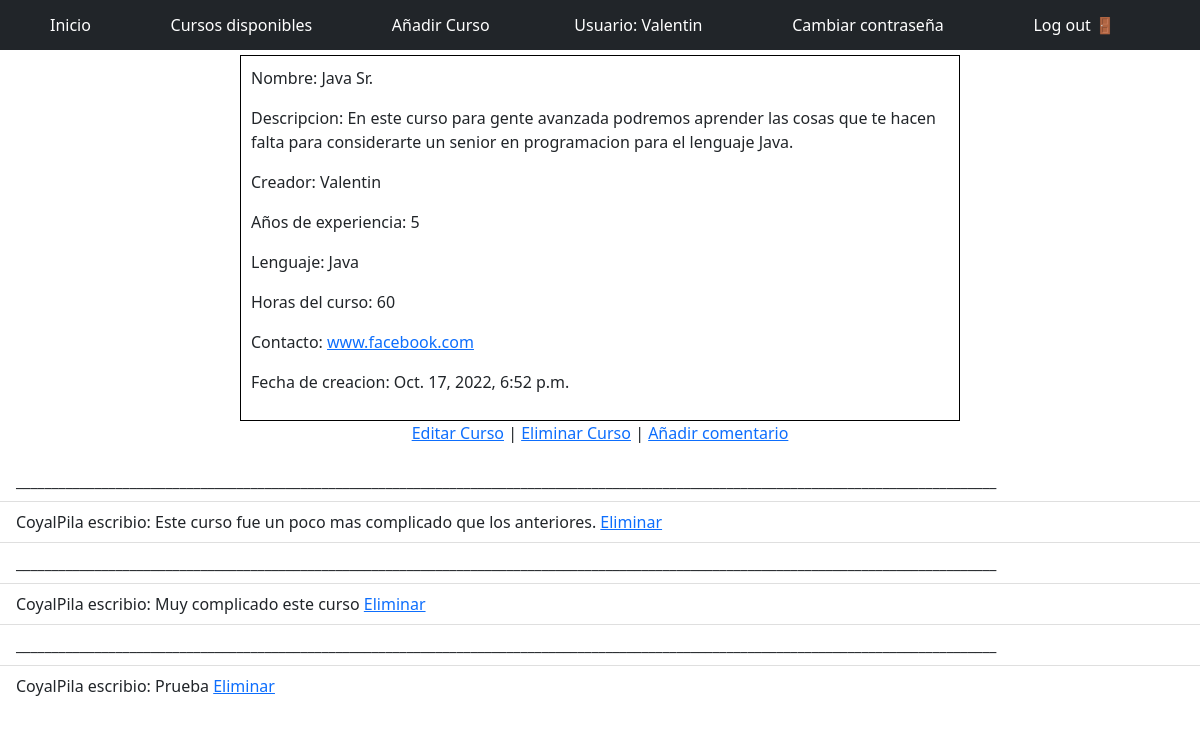
Screenshot of /curso/2/ (signed in) with the database file from the repository.
### users/models.py (models this page shows)
class CostumUser(AbstractUser):
    Nombre = models.CharField(max_length=30)
    edad = models.IntegerField(null=True, blank=True)
    pais = models.CharField(max_length=30)

### Cursos/models.py (models this page shows, shortened)
class Curso(models.Model):
    Nombre = models.CharField(max_length=50)
    Descripcion = models.TextField(max_length=300)
    Creador = models.ForeignKey(get_user_model(), on_delete=models.CASCADE)
    Experiencia = models.IntegerField()
    Lenguaje = models.ForeignKey(Lenguaje, on_delete=models.CASCADE)
    Horas = models.IntegerField()
    Contacto = models.CharField(max_length=50)
    FechaCreacion = models.DateTimeField(auto_now_add=True)

class Lenguaje(models.Model):
    Nombre = models.CharField(max_length=50)
    Historia = models.TextField(max_length=200)
    def __str__(self):
        return self.Nombre

class Comentarios(models.Model):
    curso = models.ForeignKey(
        Curso,
        on_delete = models.CASCADE,
        related_name='comentarios',
    )
    comentario = models.CharField(max_length=200)
    creador = models.ForeignKey(
        get_user_model(),
        on_delete = models.CASCADE,
    )

### Cursos/views.py (the view)
# urls.py: path('curso/<int:pk>/', CursosPageDetail.as_view(), name='curso_detalle'),
class CursosPageDetail(DetailView):
    template_name = 'cursos_detalle.html'
    model = Curso
    context_object_name = 'Curso_Completo'

### Cursos/templates/cursos_detalle.html (shortened to what this page needs)
{% extends 'base.html' %}
{% block content %}
    <div style="margin:auto; width: 60%; border: 1px solid #000000; padding: 10px; margin-top: 5px;">
        <p class="">Nombre: {{Curso_Completo.Nombre}}</p>
        <p class="">Descripcion: {{Curso_Completo.Descripcion}}</p>
        <p class="">Creador: {{Curso_Completo.Creador}}</p>
        <p class="">Años de experiencia: {{Curso_Completo.Experiencia}}</p>
        <p class="">Lenguaje: {{Curso_Completo.Lenguaje}}</p>
        <p class="">Horas del curso: {{Curso_Completo.Horas}}</p>
        <p class="">Contacto: <a href="#">{{Curso_Completo.Contacto}}</a></p>
        <p class="">Fecha de creacion: {{Curso_Completo.FechaCreacion}}</p>
    </div>
    {% if user.is_superuser %}
        <p class="text-center">
            <a href="{% url 'curso_editar' Curso_Completo.pk %}">Editar Curso</a> |
            <a href="{% url 'curso_delete' Curso_Completo.pk %}">Eliminar Curso</a> |
            <a href="{% url 'comentarios_nuevo' Curso_Completo.pk %}">Añadir comentario</a>
        </p>
        <ul class="list-group list-group-flush">
            {% for comentario in Curso_Completo.comentarios.all %}
                <li class="list-group-item">__________________________________________________________________________________________________________________________________________</li>
                <li class="list-group-item">{{comentario.creador}} escribio: {{comentario.comentario}}
                    <a href="#" style="text-align: right;">Eliminar</a>
                </li>
            {% endfor %}
        </ul>
    {% endif %}
{% endblock %}

### Cursos/templates/base.html (shortened to what this page needs)
{% load static %}
<header>
    <link rel="stylesheet" href="{% static 'css/bootcss/bootstrap.css' %}">
    <nav class="navbar navbar-dark bg-dark">
    {% if user.is_authenticated %}
        {% if user.is_superuser %}
            <a class="nav-link" style="color: white; margin-left: 50px;" href="{% url 'home' %}">Inicio</a>
            <a class="nav-link" href="{% url 'curso' %}" style="color: white;">Cursos disponibles</a>
            <a class="nav-link" href="{% url 'curso_nuevo' %}" style="color: white;">Añadir Curso</a>
            <a class="nav-link disabled" style="color: white; padding: 5px;">Usuario: {{ user.username }}</a>
            <a class="nav-link" href="{% url 'admin:password_change' %}" style="color: white; padding: 5px;">Cambiar contraseña</a>
            <a class="nav-link" style="color: white; margin-right: 80px; padding: 5px;" href="{% url 'logout' %}">Log out 🚪</a>
        {% endif %}
    {% else %}
        <a class="nav-link" style="color: white; margin-left: 30px; padding: 5px;" href="{% url 'login' %}"> Login 👤</a>
        <a class="nav-link" style="color: white; margin-right: 30px; padding: 5px;" href="{% url 'signup' %}"> Registrarse 📖</a>
    {% endif %}
    </nav>
</header>
{% block content %}
{% endblock content %}

### rows the page displays
CostumUser: username "Valentin"
Curso: Nombre "Java Sr.", Descripcion "En este curso para gente avanzada podremos aprender las cosas que te hacen falta para considerarte un senior en programacion para el lenguaje Java.", Creador "Valentin", Experiencia "5", Lenguaje "Java", Horas "60", Contacto "www.facebook.com", FechaCreacion "Oct. 17, 2022, 6:52 p.m."
Comentarios: creador "CoyalPila", comentario "Este curso fue un poco mas complicado que los anteriores."
Comentarios: creador "CoyalPila", comentario "Muy complicado este curso"
Comentarios: creador "CoyalPila", comentario "Prueba"
